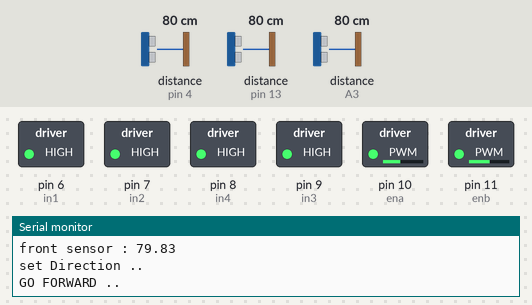
A sketch run on a simulated Arduino Uno, built with avr-gcc and run on an emulated ATmega328P. On the bench: switched loads named in the sketch (green lamp = pin HIGH), the last lines printed to the serial monitor. Wiring (inferred from the names in the program): 3 × ultrasonic range finder: trigger pin 5, echo pin 4 / trigger pin 12, echo pin 13 / trigger A2, echo A3. Dashed ring = blinking. Inputs (shaded band) come from the test bench; at power-on: distance to the obstacle (sensors on pin 13, pin 4, A3) 80 cm. The echo pulse lasts 58.3 µs per cm; pins used as bus, display or sensor lines are not drawn.

Above: at 2.2 s.
2.3 s: distance to the obstacle (sensor on pin 13) set to 14 cm
At 2.64 s:
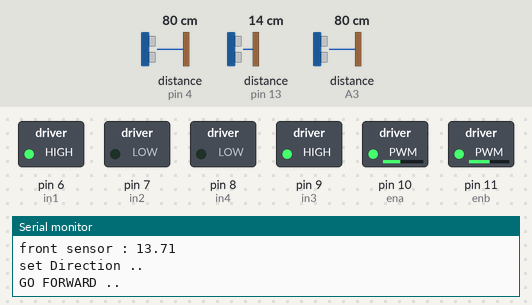
5.8 s: distance to the obstacle (sensor on pin 13) set to 11 cm
At 6.8 s:
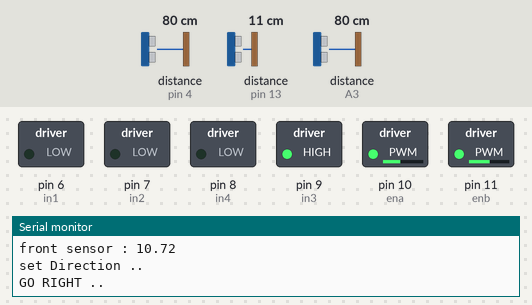
9.8 s: distance to the obstacle (sensor on pin 4) set to 2 cm
13.8 s: distance to the obstacle (sensor on A3) set to 2 cm
At 15.3 s:
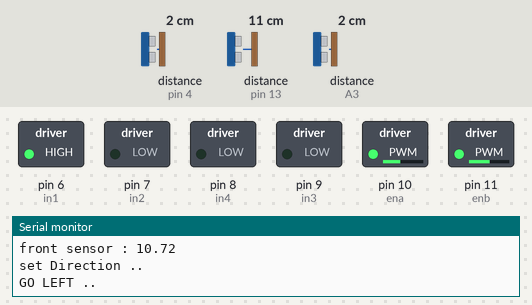
17.8 s: distance to the obstacle (sensor on A3) set to 11 cm
19.5 s: distance to the obstacle (sensor on A3) set to 14 cm
At 22.1 s:
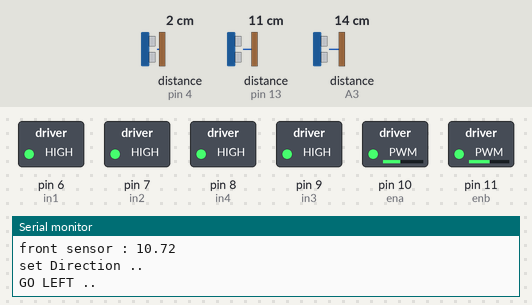
Timing chart, 0 to 24.5 s (numbered marks = the images above; inputs shaded):
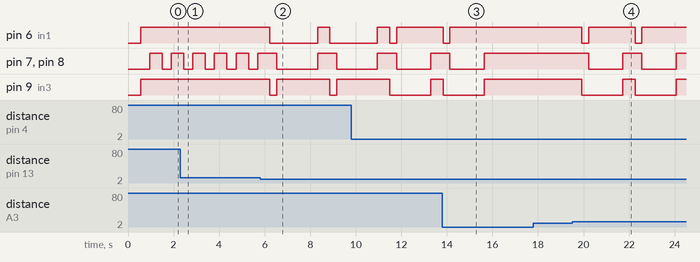

The sketch:

done_last.ino
```cpp
// Parameters
const int drive_distance = 1000;   // cm
const int motor_power = 150;      // 0-255
const int motor_offset = 5;       // Diff. when driving straight
const int wheel_d = 66;           // Wheel diameter (mm)
const float wheel_c = PI * wheel_d; // Wheel circumference (mm)
const int counts_per_rev = 960;   // (4 pairs N-S) * (48:1 gearbox) * (2 falling/rising edges) = 384

// for 3 Ultra Sensor
int trigPinL =A2;
int echoPinL = A3;

int trigPinF = 12;
int echoPinF = 13;

int trigPinR = 5;
int echoPinR = 4;
int dir;


#define STOP 0
#define FORWARD 1
#define BACKWARD 2
#define LEFT 3
#define RIGHT 4
#define MAX_DISTANCE 100


boolean frontwall ;
boolean leftwall ;
boolean rightwall ;

int wall_threshold =12;
int front_threshold = 12;


// Globals
volatile unsigned long enc_l = 0;
volatile unsigned long enc_r = 0;

 // Pins
const int enc_l_pin = A1;          // Motor A
const int enc_r_pin = A0;          // Motor B

int in1 = 6; //R
int in2 = 7;
int in3 = 9; //L
int in4 = 8;
int ena = 10; //right
int enb = 11; //left

float oldLeftSensor, oldRightSensor, leftSensor, rightSensor, frontSensor, oldFrontSensor, lSensor, rSensor, fSensor;


void setup() {
 Serial.begin(9600);
  pinMode(trigPinF, OUTPUT);
  pinMode(echoPinF, INPUT);

  pinMode(trigPinL, OUTPUT);
  pinMode(echoPinL, INPUT);

  pinMode(trigPinR, OUTPUT);
  pinMode(echoPinR, INPUT);

  pinMode(ena, OUTPUT);
  pinMode(enb, OUTPUT);
  pinMode(in1, OUTPUT);
  pinMode(in2, OUTPUT);
  pinMode(in3, OUTPUT);
  pinMode(in4, OUTPUT);
  analogWrite(ena,110);
  analogWrite(enb,130);

//setDirection(FORWARD);

  pinMode(enc_l_pin, INPUT_PULLUP);
  pinMode(enc_r_pin, INPUT_PULLUP);
  attachInterrupt(digitalPinToInterrupt(enc_l_pin), countLeft, CHANGE);
  attachInterrupt(digitalPinToInterrupt(enc_r_pin), countRight, CHANGE);

  Serial.println(enc_l);
  Serial.println(enc_r);

}

void loop() {
while(true){
delay(500);
ReadSensors();
walls();


if (frontwall == true ) {
    if (rightwall == true ){
      if (leftwall == true ){
       setDirection(STOP);
      }else{
        setDirection(LEFT);
      }
    }else{
      setDirection(RIGHT);
    }


}else{
  setDirection(FORWARD);
}
}
}


void ReadSensors() {
long duration;
  digitalWrite(trigPinL, LOW);  // Added this line
  delayMicroseconds(2); // Added this line
  digitalWrite(trigPinL, HIGH);
  delayMicroseconds(10); // Added this line
  digitalWrite(trigPinL, LOW);
  duration = pulseIn(echoPinL, HIGH);
  leftSensor = (duration/2) / 29.1;
  digitalWrite(trigPinF, LOW);  // Added this line
  delayMicroseconds(2); // Added this line
  digitalWrite(trigPinF, HIGH);
  delayMicroseconds(10); // Added this line
  digitalWrite(trigPinF, LOW);
  duration = pulseIn(echoPinF, HIGH);
  frontSensor = (duration/2) / 29.1;
  digitalWrite(trigPinR, LOW);  // Added this line
  delayMicroseconds(2); // Added this line
  digitalWrite(trigPinR, HIGH);
  delayMicroseconds(10); // Added this line
  digitalWrite(trigPinR, LOW);
  duration = pulseIn(echoPinR, HIGH);
  rightSensor = (duration/2) / 29.1;

Serial.print("left sensor : ");
Serial.println(leftSensor);
Serial.print("right sensor : ");
Serial.println(rightSensor);
Serial.print("front sensor : ");
Serial.println(frontSensor);
}


void walls() {


  if (  leftSensor < wall_threshold || leftSensor >= 1000 ) {
    leftwall = true ;
  }
  else {
    leftwall = false ;
  }


  if (  rightSensor < wall_threshold || rightSensor >=1000) {
    rightwall = true ;
  }
  else {
    rightwall = false ;


  } if (  frontSensor < front_threshold || frontSensor >=1000 ) {
    frontwall = true ;
  }
  else {
    frontwall = false ;
  }

}

void setDirection(int dir) {

  Serial.print("set Direction .. \n\n");
  if ( dir == FORWARD ) {
   Serial.print("GO FORWARD .. \n");
  digitalWrite(in1, HIGH);
  digitalWrite(in2, LOW);
  digitalWrite(in3, HIGH);
  digitalWrite(in4, LOW);
  delay(400);//400
  digitalWrite(in1, HIGH);   // Left wheel forward
  digitalWrite(in2, HIGH );
  digitalWrite(in3, HIGH );  // Right wheel forward
  digitalWrite(in4, HIGH);

  }
  else if ( dir == LEFT ) {
    Serial.print("GO LEFT .. \n");
  digitalWrite(in1, LOW);
  digitalWrite(in2, HIGH);
  digitalWrite(in3, LOW);
  digitalWrite(in4, HIGH);
  delay(300);

  digitalWrite(in1, HIGH);
  digitalWrite(in2, LOW);
  digitalWrite(in3, LOW);
  digitalWrite(in4, LOW);
  delay(1500);//1500
  digitalWrite(in1, HIGH);   // Left wheel forward
  digitalWrite(in2, HIGH );
  digitalWrite(in3, HIGH );  // Right wheel forward
  digitalWrite(in4, HIGH);


  }
  else if ( dir == RIGHT ) {
   digitalWrite(in1, LOW);
  digitalWrite(in2, HIGH);
  digitalWrite(in3, LOW);
  digitalWrite(in4, HIGH);
  delay(300);

    Serial.print("GO RIGHT .. \n");
  digitalWrite(in1, LOW);
  digitalWrite(in2, LOW);
  digitalWrite(in3, HIGH);
  digitalWrite(in4, LOW);
  delay(1800);

  digitalWrite(in1, HIGH);   // Left wheel forward
  digitalWrite(in2, HIGH );
  digitalWrite(in3, HIGH );  // Right wheel forward
  digitalWrite(in4, HIGH);

  }
  else if ( dir == STOP ) {
    Serial.print("STOP!!!!!!! .. \n");
    digitalWrite(in1, HIGH);   // Left wheel forward
    digitalWrite(in2, HIGH );
    digitalWrite(in3, HIGH );  // Right wheel forward
    digitalWrite(in4, HIGH);
  }
  else if ( dir == BACKWARD ) {
  Serial.print("GO BACKWARD .. \n");
  digitalWrite(in1, LOW);
  digitalWrite(in2, HIGH);
  digitalWrite(in3, LOW);
  digitalWrite(in4, HIGH);


   delay(400);
  digitalWrite(in1, HIGH);   // Left wheel forward
  digitalWrite(in2, HIGH );
  digitalWrite(in3, HIGH );  // Right wheel forward
  digitalWrite(in4, HIGH);

  }
}
//****************************************************************************************************************
/*void driveStraight(float dist, int power) {
  unsigned long num_ticks_l;
  unsigned long num_ticks_r;

  // Set initial motor power
  int power_l = motor_power;
  int power_r = motor_power;

  // Used to determine which way to turn to adjust
  unsigned long diff_l;
  unsigned long diff_r;

  // Reset encoder counts
  enc_l = 0;
  enc_r = 0;

  // Remember previous encoder counts
  unsigned long enc_l_prev = enc_l;
  unsigned long enc_r_prev = enc_r;

  // Calculate target number of ticks
  float num_rev = (dist * 10) / wheel_c;  // Convert to mm
  unsigned long target_count = num_rev * counts_per_rev;

  // Debug
  //Serial.print("Driving for ");
  //Serial.print(dist);
 // Serial.print(" cm (");
  //Serial.print(target_count);
//  Serial.print(" ticks) at ");
//  Serial.print(power);
//  Serial.println(" motor power");

  // Drive until one of the encoders reaches desired count
  while ( (enc_l < target_count) && (enc_r < target_count) ) {
    ReadSensors();
    walls();
    Serial.print("wallLeft ");
    Serial.println(wallLeft);
    Serial.print("wallRight ");

    Serial.println(wallRight);
    Serial.print("wallFront ");
    Serial.println(wallFront);

    if(!wallFront){
    // Sample number of encoder ticks
    num_ticks_l = enc_l;
    num_ticks_r = enc_r;

    // Print out current number of ticks
//    Serial.print(num_ticks_l);
//    Serial.print("\t");
//    Serial.println(num_ticks_r);

    // Drive
    drive(power_l, power_r);

    // Number of ticks counted since last time
    diff_l = num_ticks_l - enc_l_prev;
    diff_r = num_ticks_r - enc_r_prev;

    // Store current tick counter for next time
    enc_l_prev = num_ticks_l;
    enc_r_prev = num_ticks_r;

    // If left is faster, slow it down and speed up right
    if ( diff_l > diff_r ) {
      power_l -= motor_offset;
      power_r += motor_offset;
    }

    // If right is faster, slow it down and speed up left
    if ( diff_l < diff_r ) {
      power_l += motor_offset;
      power_r -= motor_offset;
    }

    // Brief pause to let motors respond
   // delay(20);
  }else if(!wallLeft){

      digitalWrite(ain1_pin, LOW); //left 90 degree
    digitalWrite(ain2_pin, HIGH);
    digitalWrite(bin1_pin, LOW);
    digitalWrite(bin2_pin, HIGH);
    analogWrite(pwma_pin, 100);
  analogWrite(pwmb_pin, 100);
    delay(100);
      int l=enc_l;
      while(((enc_l-l)) <  (int)(((32*PI/4)/wheel_c)*counts_per_rev)){
    digitalWrite(ain1_pin, HIGH);
    digitalWrite(ain2_pin, LOW);
    digitalWrite(bin1_pin, LOW); //left 90 degree
    digitalWrite(bin2_pin, LOW);

      }
      l=0;
 //   analogWrite(pwma_pin, 255);
//analogWrite(pwmb_pin, 50);
  Serial.println("left 90 degree ");
  //  delay(200);
  //  brake();
    //delay(10000);
  }
  else if (!wallRight){
      digitalWrite(ain1_pin, LOW); //back
    digitalWrite(ain2_pin, HIGH);
    digitalWrite(bin1_pin, LOW);
    digitalWrite(bin2_pin, HIGH);
    analogWrite(pwma_pin, 100);
  analogWrite(pwmb_pin, 100);
    delay(100);

    int r=enc_r;
      while(((enc_r-r)) <  (int)(1+((32*PI/4)/wheel_c)*counts_per_rev)){
    digitalWrite(ain1_pin, LOW); //right 90 degree
    digitalWrite(ain2_pin, LOW);
    digitalWrite(bin1_pin, HIGH);
    digitalWrite(bin2_pin, LOW);}
   // analogWrite(pwma_pin, 50);
 // analogWrite(pwmb_pin, 255);
    Serial.println("right 90 degree ");
    //delay(200);
  //  brake();
  r=0;
  }

  }

  // Brake
  brake();
}
void drive(int power_a, int power_b) {

  // Constrain power to between -255 and 255
  power_a = constrain(power_a, 0, 100);
  power_b = constrain(power_b, 0, 100);

  // Left motor direction
  if ( power_a < 0 ) {
    digitalWrite(ain1_pin, LOW);
    digitalWrite(ain2_pin, HIGH);
  } else {
    digitalWrite(ain1_pin, HIGH);
    digitalWrite(ain2_pin, LOW);
  }

  // Right motor direction
  if ( power_b < 0 ) {
    digitalWrite(bin1_pin, LOW);
    digitalWrite(bin2_pin, HIGH);
  } else {
    digitalWrite(bin1_pin, HIGH);
    digitalWrite(bin2_pin, LOW);
  }

  // Set speed
  analogWrite(pwma_pin, abs(power_a));
  analogWrite(pwmb_pin, abs(power_b));
}

void brake() {
  digitalWrite(ain1_pin, LOW);
  digitalWrite(ain2_pin, LOW);
  digitalWrite(bin1_pin, LOW);
  digitalWrite(bin2_pin, LOW);
  analogWrite(pwma_pin, 0);
  analogWrite(pwmb_pin, 0);
}*/

void countLeft() {
  enc_l++;
}

void countRight() {
  enc_r++;
}
```

Measured:
- the behaviour switches between 13 and 12 cm on distance to the obstacle (sensor on pin 13) (found by bisection; images 1 and 2)
- the behaviour switches between 12 and 13 cm on distance to the obstacle (sensor on A3) (found by bisection; images 3 and 4)
- after the input at 5.8 s, pin 6 (in1): HIGH → LOW after 0.42 s, → HIGH 2.1 s later, → LOW 0.53 s later; pin 9 (in3): alternates HIGH for 2.3 s and LOW for 0.30 s, starting after 0.42 s
- after the input at 13.8 s, pin 6 (in1): goes on until 14.1 s, then stays HIGH; pin 7 (in2), pin 8 (in4), pin 9 (in3): goes on until 15.6 s, then stays HIGH
- after the input at 19.5 s, pin 6 (in1): alternates HIGH for 2.0 s and LOW for 0.30 s, starting after 0.43 s; pin 7 (in2), pin 8 (in4): alternates HIGH for 0.83 s and LOW for 1.5 s, starting after 0.73 s; pin 9 (in3): alternates HIGH for 0.53 s and LOW for 1.8 s, starting after 0.43 s
